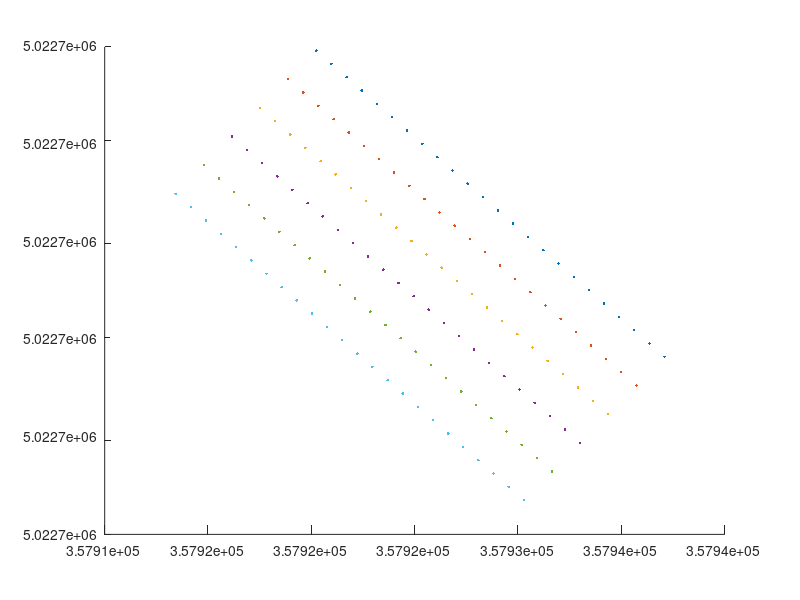

Recreate this plot in MATLAB. (Note: this script raises an error after producing the figure.)
% establish_grid.m

% Tristan Guest
% 12 Oct 2018

% define grid for Advocate Beach surveying; rotate and translate to easting
% northing

clear 
close all

fileID = fopen('survey_grid_dense.txt', 'w');
fclose(fileID); 

figure(1), clf, hold on

Ipt = 0;

% select beach-frame coordinates to revert to pixel coordinates 

% % dense_grid1:
% xcoord = ([-11,-9,-7,-5 -3,-1]);
% lonshore= (-24:-1)';

% dense_grid2:
xcoord = ([-15,-13,-11,-9,-7,-5]);
lonshore= (-24:-1)';

% flip axis for consistency
    lonshore = -lonshore;

for ii = 1 : length(xcoord)
    
    % define series of longshore transect coordinates
    xshore = xcoord(ii)*ones(1,length(lonshore))';

%     % flip axis for consistency
%     lonshore = -lonshore;

    % compute angle for rotation into beach-oriented ref frame using stakes
    % aligned across shore
    stakes_east1 = 3.578993979000000e+05;
    stakes_east2 = 3.579084006000000e+05;
    stakes_north1 = 5.022709436700000e+06;
    stakes_north2 = 5.022717801400000e+06;
    beach_rot = pi + atan((stakes_east1 - stakes_east2)/(stakes_north2 - stakes_north1));

    % define rotation matrix for beach-oriented reference frame
    R = [cos(beach_rot) -sin(beach_rot); sin(beach_rot) cos(beach_rot)];
    % apply beach rotation matrix (back to world coordinates)
    Y = [xshore,lonshore]';
    Yp = R'*Y; % counter-rotate -- multiply by rotation matrix transpose
    LON = Yp(1,:)';
    LAT = Yp(2,:)';

    % define array origin
    originx = 3.579093296000000e+05;
    originy = 5.022719408400000e+06;
    
    easting = LON + originx;
    northing = LAT + originy;

    % center on origin
    LAT0 = 5.022771079200000e+06 - originy; % cam tower northing
    LON0 = 3.579174971000000e+05 - originx; % cam tower easting
    x_w = LON - LON0;
    z_w = LAT - LAT0;

    % define y==H
%     y_w = H*ones(size(x_w));
   
    figure(1)
        plot(easting, northing, '.')
%         
% %     utm_coords = [1:length(lonshore); northing'; easting'; zeros(size(easting'))];    
%     utm_coords = [northing'; easting'; zeros(size(easting'))];        
%     
%     fileID = fopen('survey_grid.txt', 'a');
% %     fprintf(fileID,['\nlongshore line ' num2str(ii) '\n\n']);
% %     fmt = '%d %10.10f %10.10f %10.10f\n';
%     fmt = '%10.10f %10.10f %10.10f\n';
%     fprintf(fileID,fmt, utm_coords);
%     fclose(fileID);   
    
    
    
    %
        utm_coords = [(Ipt + (1:length(lonshore))')'; northing'; easting'; zeros(size(easting'))];    
%     utm_coords = [northing'; easting'; zeros(size(easting'))];        
    
    fileID = fopen('survey_grid_dense.txt', 'a');
%     fprintf(fileID,['\nlongshore line ' num2str(ii) '\n\n']);
    fmt = '%d %10.10f %10.10f %10.10f\n';
%     fmt = '%10.10f %10.10f %10.10f\n';
    fprintf(fileID,fmt, utm_coords);
    fclose(fileID);    
    
    Ipt = Ipt + length(lonshore);
end

%%
% data point filenames
fn_stakes = 'ADVOCATE_stakepoints.txt';
fn_array1 = 'ADVOCATE_array1.txt';

% Hemisphere RTK directory
dnRTK = 'C:\Projects\AdvocateBeach2018\data\raw\past_experiments\RTK_GPS\';

% load in stake positions
fid = fopen([dnRTK fn_stakes]);
A = textscan(fid, '%f %f %f %f %s','Delimiter',',');
fclose(fid);

% load in PT sensor positions
fid = fopen([dnRTK fn_array1]);
B = textscan(fid, '%f %f %f %f %s','Delimiter',',');
fclose(fid);

% assign vector labels to columns
stakes_wp = A{1};
stakes_north = A{2};
stakes_east = A{3};
stakes_height = A{4};

% assign vector labels to columns
array1_wp = B{1};
array1_north = B{2};
array1_east = B{3};
array1_height = B{4};

figure(1)
    plot(stakes_east, stakes_north, '*')
    plot(array1_east, array1_north, '*')